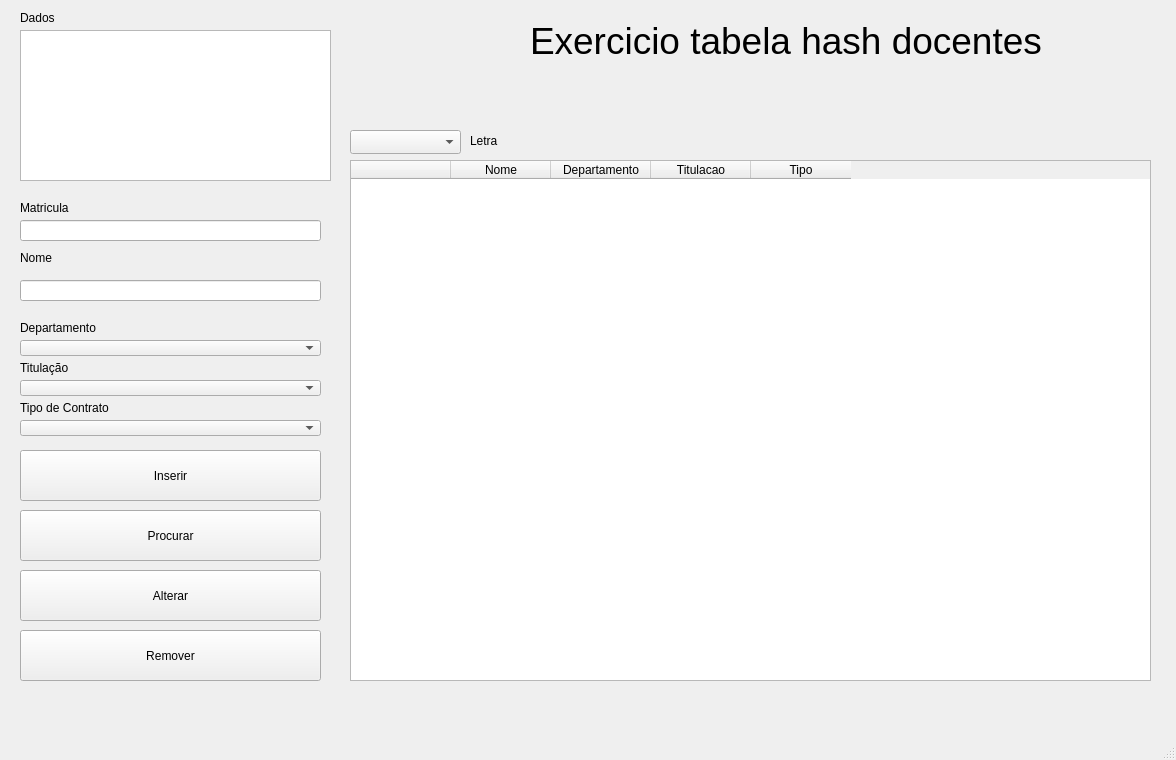
<?xml version="1.0" encoding="UTF-8"?>
<ui version="4.0">
 <class>MainWindow</class>
 <widget class="QMainWindow" name="MainWindow">
  <property name="geometry">
   <rect>
    <x>0</x>
    <y>0</y>
    <width>1176</width>
    <height>760</height>
   </rect>
  </property>
  <property name="windowTitle">
   <string>MainWindow</string>
  </property>
  <widget class="QWidget" name="centralwidget">
   <widget class="QTextEdit" name="textEdit">
    <property name="geometry">
     <rect>
      <x>20</x>
      <y>30</y>
      <width>311</width>
      <height>151</height>
     </rect>
    </property>
    <property name="styleSheet">
     <string notr="true"/>
    </property>
    <property name="readOnly">
     <bool>true</bool>
    </property>
   </widget>
   <widget class="QTableWidget" name="tableWidget">
    <property name="geometry">
     <rect>
      <x>350</x>
      <y>160</y>
      <width>801</width>
      <height>521</height>
     </rect>
    </property>
    <property name="styleSheet">
     <string notr="true"/>
    </property>
    <column>
     <property name="text">
      <string/>
     </property>
    </column>
    <column>
     <property name="text">
      <string>Nome</string>
     </property>
    </column>
    <column>
     <property name="text">
      <string>Departamento</string>
     </property>
    </column>
    <column>
     <property name="text">
      <string>Titulacao</string>
     </property>
    </column>
    <column>
     <property name="text">
      <string>Tipo</string>
     </property>
    </column>
   </widget>
   <widget class="QLineEdit" name="lineEdit_Nome">
    <property name="enabled">
     <bool>true</bool>
    </property>
    <property name="geometry">
     <rect>
      <x>20</x>
      <y>280</y>
      <width>301</width>
      <height>21</height>
     </rect>
    </property>
    <property name="styleSheet">
     <string notr="true"/>
    </property>
   </widget>
   <widget class="QLineEdit" name="lineEdit_Mat">
    <property name="enabled">
     <bool>true</bool>
    </property>
    <property name="geometry">
     <rect>
      <x>20</x>
      <y>220</y>
      <width>301</width>
      <height>21</height>
     </rect>
    </property>
    <property name="styleSheet">
     <string notr="true"/>
    </property>
   </widget>
   <widget class="QLabel" name="label_13">
    <property name="geometry">
     <rect>
      <x>20</x>
      <y>200</y>
      <width>301</width>
      <height>16</height>
     </rect>
    </property>
    <property name="styleSheet">
     <string notr="true"/>
    </property>
    <property name="text">
     <string>Matricula</string>
    </property>
   </widget>
   <widget class="QLabel" name="label_12">
    <property name="geometry">
     <rect>
      <x>20</x>
      <y>250</y>
      <width>261</width>
      <height>16</height>
     </rect>
    </property>
    <property name="styleSheet">
     <string notr="true"/>
    </property>
    <property name="text">
     <string>Nome</string>
    </property>
   </widget>
   <widget class="QComboBox" name="comboBox_Dep">
    <property name="enabled">
     <bool>true</bool>
    </property>
    <property name="geometry">
     <rect>
      <x>20</x>
      <y>340</y>
      <width>301</width>
      <height>16</height>
     </rect>
    </property>
    <property name="styleSheet">
     <string notr="true"/>
    </property>
   </widget>
   <widget class="QLabel" name="label_14">
    <property name="geometry">
     <rect>
      <x>20</x>
      <y>320</y>
      <width>301</width>
      <height>16</height>
     </rect>
    </property>
    <property name="styleSheet">
     <string notr="true"/>
    </property>
    <property name="text">
     <string>Departamento</string>
    </property>
   </widget>
   <widget class="QComboBox" name="comboBox_Tit">
    <property name="enabled">
     <bool>true</bool>
    </property>
    <property name="geometry">
     <rect>
      <x>20</x>
      <y>380</y>
      <width>301</width>
      <height>16</height>
     </rect>
    </property>
    <property name="styleSheet">
     <string notr="true"/>
    </property>
   </widget>
   <widget class="QLabel" name="label_15">
    <property name="geometry">
     <rect>
      <x>20</x>
      <y>360</y>
      <width>301</width>
      <height>16</height>
     </rect>
    </property>
    <property name="styleSheet">
     <string notr="true"/>
    </property>
    <property name="text">
     <string>Titulação</string>
    </property>
   </widget>
   <widget class="QComboBox" name="comboBox_Tip">
    <property name="enabled">
     <bool>true</bool>
    </property>
    <property name="geometry">
     <rect>
      <x>20</x>
      <y>420</y>
      <width>301</width>
      <height>16</height>
     </rect>
    </property>
    <property name="styleSheet">
     <string notr="true"/>
    </property>
   </widget>
   <widget class="QLabel" name="label_16">
    <property name="geometry">
     <rect>
      <x>20</x>
      <y>400</y>
      <width>301</width>
      <height>16</height>
     </rect>
    </property>
    <property name="styleSheet">
     <string notr="true"/>
    </property>
    <property name="text">
     <string>Tipo de Contrato</string>
    </property>
   </widget>
   <widget class="QPushButton" name="pushButton_Remover">
    <property name="geometry">
     <rect>
      <x>20</x>
      <y>630</y>
      <width>301</width>
      <height>51</height>
     </rect>
    </property>
    <property name="cursor">
     <cursorShape>PointingHandCursor</cursorShape>
    </property>
    <property name="styleSheet">
     <string notr="true"/>
    </property>
    <property name="text">
     <string>Remover</string>
    </property>
   </widget>
   <widget class="QPushButton" name="pushButton_Alterar">
    <property name="geometry">
     <rect>
      <x>20</x>
      <y>570</y>
      <width>301</width>
      <height>51</height>
     </rect>
    </property>
    <property name="cursor">
     <cursorShape>PointingHandCursor</cursorShape>
    </property>
    <property name="styleSheet">
     <string notr="true"/>
    </property>
    <property name="text">
     <string>Alterar</string>
    </property>
   </widget>
   <widget class="QPushButton" name="pushButton_Inserir">
    <property name="geometry">
     <rect>
      <x>20</x>
      <y>450</y>
      <width>301</width>
      <height>51</height>
     </rect>
    </property>
    <property name="cursor">
     <cursorShape>PointingHandCursor</cursorShape>
    </property>
    <property name="styleSheet">
     <string notr="true"/>
    </property>
    <property name="text">
     <string>Inserir</string>
    </property>
   </widget>
   <widget class="QPushButton" name="pushButton_Encontrar">
    <property name="geometry">
     <rect>
      <x>20</x>
      <y>510</y>
      <width>301</width>
      <height>51</height>
     </rect>
    </property>
    <property name="cursor">
     <cursorShape>PointingHandCursor</cursorShape>
    </property>
    <property name="styleSheet">
     <string notr="true"/>
    </property>
    <property name="text">
     <string>Procurar</string>
    </property>
   </widget>
   <widget class="QLabel" name="label">
    <property name="geometry">
     <rect>
      <x>20</x>
      <y>10</y>
      <width>49</width>
      <height>16</height>
     </rect>
    </property>
    <property name="text">
     <string>Dados</string>
    </property>
   </widget>
   <widget class="QLabel" name="label_2">
    <property name="geometry">
     <rect>
      <x>530</x>
      <y>10</y>
      <width>521</width>
      <height>61</height>
     </rect>
    </property>
    <property name="font">
     <font>
      <pointsize>28</pointsize>
     </font>
    </property>
    <property name="text">
     <string>Exercicio tabela hash docentes</string>
    </property>
   </widget>
   <widget class="QComboBox" name="comboBox_Letras">
    <property name="geometry">
     <rect>
      <x>350</x>
      <y>130</y>
      <width>111</width>
      <height>24</height>
     </rect>
    </property>
   </widget>
   <widget class="QLabel" name="label_3">
    <property name="geometry">
     <rect>
      <x>470</x>
      <y>130</y>
      <width>49</width>
      <height>21</height>
     </rect>
    </property>
    <property name="text">
     <string>Letra</string>
    </property>
   </widget>
  </widget>
  <widget class="QMenuBar" name="menubar">
   <property name="geometry">
    <rect>
     <x>0</x>
     <y>0</y>
     <width>1176</width>
     <height>21</height>
    </rect>
   </property>
  </widget>
  <widget class="QStatusBar" name="statusbar"/>
 </widget>
 <resources/>
 <connections/>
</ui>
